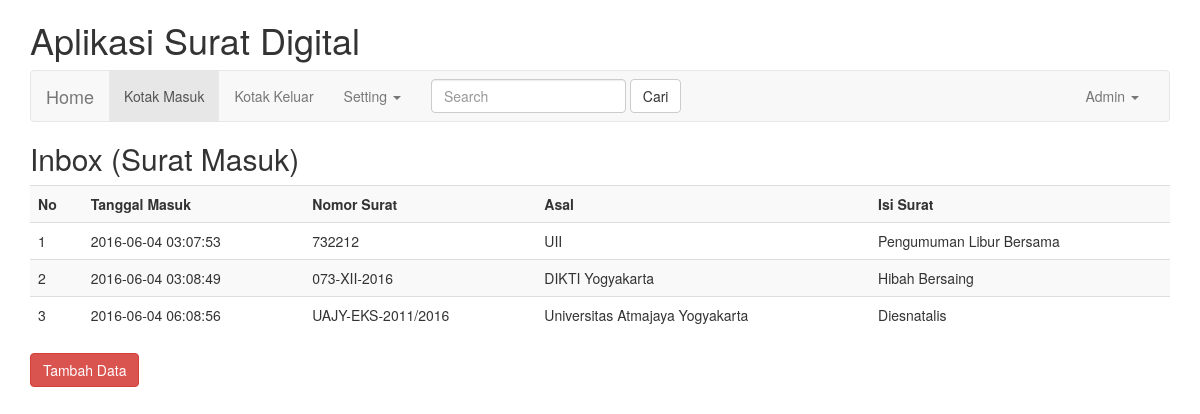
Screenshot of /?page=inbox with the database file from the repository.
### tables this page shows
CREATE TABLE `surat_masuk` (
  `id_surat_masuk` int(11) NOT NULL,
  `tgl_terima` timestamp NOT NULL DEFAULT CURRENT_TIMESTAMP ON UPDATE CURRENT_TIMESTAMP,
  `asal_surat_masuk` varchar(255) NOT NULL,
  `no_surat_masuk` varchar(255) NOT NULL,
  `hal_surat_masuk` text NOT NULL
);

### inbox/view.php (the view)
<h2>Inbox (Surat Masuk)</h2>
<table class="table table-striped">
  <tr>
	<th>No</th>
	<th>Tanggal Masuk</th>
	<th>Nomor Surat</th>
	<th>Asal</th>
	<th>Isi Surat</th>
  </tr>
	<?php
	$no=0;
	$sql = mysql_query("SELECT * FROM surat_masuk");
	while($view = mysql_fetch_array($sql)) {
		$no++;
		?>
		<tr>
		<td><?php echo $no ?></td>
		<td><?php echo $view['tgl_terima']?></td>
		<td><?php echo $view['no_surat_masuk']?></td>
		<td><?php echo $view['asal_surat_masuk']?></td>
		<td><?php echo $view['hal_surat_masuk']?></td>
		</tr>
		<?php
	}
	?>
</table>
<a href="?page=inbox_add" class="btn btn-danger">Tambah Data</a>

### index.php (shortened to what this page needs)
<!DOCTYPE html>
<html lang="en">
  <head>
    <link href="css/bootstrap.min.css" rel="stylesheet">
  </head>
  <body>
	<div class="container">
	<h1>Aplikasi Surat Digital</h1>
	<nav class="navbar navbar-default">
  <div class="container-fluid">
    <div class="navbar-header">
      <a class="navbar-brand" href="index.php">Home</a>
    </div>
    <div class="collapse navbar-collapse" id="bs-example-navbar-collapse-1">
      <ul class="nav navbar-nav">
        <li class="active"><a href="?page=inbox">Kotak Masuk </a></li>
        <li><a href="?page=outbox">Kotak Keluar</a></li>
        <li class="dropdown">
          <a href="#" class="dropdown-toggle" data-toggle="dropdown" role="button" aria-haspopup="true" aria-expanded="false">Setting <span class="caret"></span></a>
        </li>
      </ul>
      <form class="navbar-form navbar-left" role="search">
        <div class="form-group">
          <input type="text" class="form-control" placeholder="Search">
        </div>
        <button type="submit" class="btn btn-default">Cari</button>
      </form>
      <ul class="nav navbar-nav navbar-right">
        <li class="dropdown">
          <a href="#" class="dropdown-toggle" data-toggle="dropdown" role="button" aria-haspopup="true" aria-expanded="false">Admin <span class="caret"></span></a>
        </li>
      </ul>
    </div>
  </div>
</nav>
	<?php
	switch($_GET['page']) {
		case 'inbox':
		include "inbox/view.php";
		break;
	}
	?>
	</div>
  </body>
</html>

### rows the page displays
surat_masuk: tgl_terima "2016-06-04 03:07:53", no_surat_masuk "732212", asal_surat_masuk "UII", hal_surat_masuk "Pengumuman Libur Bersama"
surat_masuk: tgl_terima "2016-06-04 03:08:49", no_surat_masuk "073-XII-2016", asal_surat_masuk "DIKTI Yogyakarta", hal_surat_masuk "Hibah Bersaing"
surat_masuk: tgl_terima "2016-06-04 06:08:56", no_surat_masuk "UAJY-EKS-2011/2016", asal_surat_masuk "Universitas Atmajaya Yogyakarta", hal_surat_masuk "Diesnatalis"
